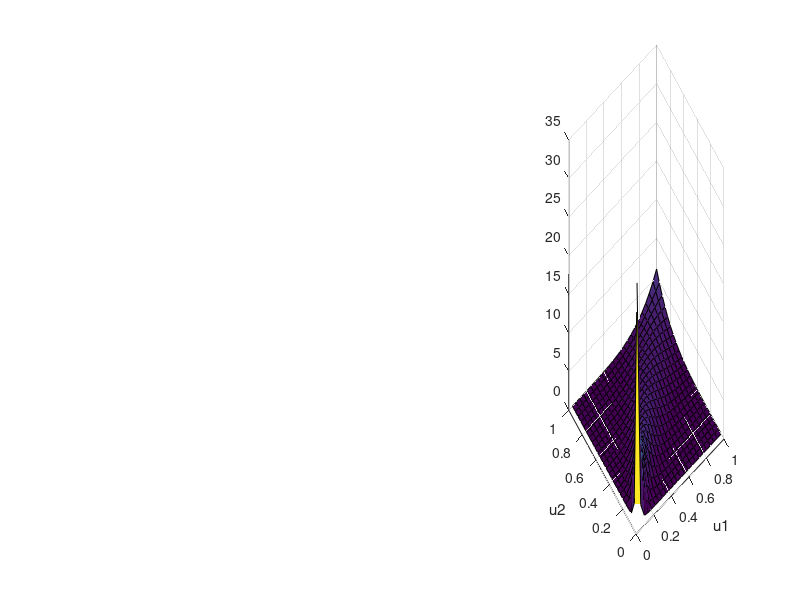

Write the MATLAB code that produced this figure. (Note: this script raises an error after producing the figure.)
% test script for empcopdens_betak
clear;
clc;

K = 25;

copulaType = 'Clayton';

u = linspace(0,1,K);
[U1,U2] = ndgrid(u);
c2 = copulapdf(copulaType, [U1(:) U2(:)],5);
c2 = reshape(c2, K,K);
h3 = subplot(1,3,3);
surf(U1,U2,c2);
xlabel('u1')
ylabel('u2')

X = copularnd(copulaType,5,1000);

h = .05;
[c1] = empcopdens_betak_v2(X(:,1), X(:,2), h, K);
h1 = subplot(1,3,1);
surf(U1,U2,c1);
xlabel('u1')
ylabel('u2')

c1 = empcopuladensity(X, h, K, 'betak');
h2 = subplot(1,3,2);
surf(U1,U2,c1);
xlabel('u1')
ylabel('u2')

mse = mean((c1(:)-c2(:)).^2);
fprintf('MSE = %f\n', mse);

hlink = linkprop([h1,h2,h3],{'CameraPosition','CameraUpVector'});
rotate3d on
%%
clear;
clc;

% Test the 3-D
h = 0.05;
K = 25;
M = 1000;
D = 3;
Rho = [1 .4 .2; .4 1 -.8; .2 -.8 1];
Z = mvnrnd([0 0 0], Rho, M);
U = normcdf(Z,0,1);

c1 = empcopuladensity(U, h, K, 'betak');

u = linspace(0,1,K);
[U1,U2,U3] = ndgrid(u);
c2 = copulapdf('Gaussian', [U1(:) U2(:) U3(:)],Rho);
c2 = reshape(c2, [K,K,K]);

% make sure we have our orientation properly by manually generating 2-D
% copula also
[UU1,UU2] = ndgrid(u);
c3_u1u2 = copulapdf('Gaussian', [UU1(:) UU2(:)], [1 0.4; 0.4 1]); c3_u1u2 = reshape(c3_u1u2,[K,K]);
c3_u2u3 = copulapdf('Gaussian', [UU1(:) UU2(:)], [1 -0.8; -0.8 1]); c3_u2u3 = reshape(c3_u2u3,[K,K]);
c3_u1u3 = copulapdf('Gaussian', [UU1(:) UU2(:)], [1 0.2; 0.2 1]); c3_u1u3 = reshape(c3_u1u3,[K,K]);

h1 = subplot(3,3,1);
surf(UU1,UU2,squeeze(sum(c1,3))); xlabel('u_1'); ylabel('u_2')
h2 = subplot(3,3,2);
surf(UU1,UU2,squeeze(sum(c1,2))); xlabel('u_1'); ylabel('u_3')
title('EMPCOPULADENSITY')
h3 = subplot(3,3,3);
surf(UU1,UU2,squeeze(sum(c1,1))); xlabel('u_2'); ylabel('u_3')

h4 = subplot(3,3,4);
surf(squeeze(sum(c2,3))); xlabel('u_1'); ylabel('u_2')
h5 = subplot(3,3,5);
surf(squeeze(sum(c2,2))); xlabel('u_1'); ylabel('u_3')
title('ACTUAL')
h6 = subplot(3,3,6);
surf(squeeze(sum(c2,1))); xlabel('u_2'); ylabel('u_3')

h7 = subplot(3,3,7);
surf(UU1,UU2,c3_u1u2); xlabel('u_1'); ylabel('u_2')
h8 = subplot(3,3,8);
surf(UU1,UU2,c3_u1u3); xlabel('u_1'); ylabel('u_3')
title('ACTUAL MARGINAL')
h9 = subplot(3,3,9);
surf(UU1,UU2,c3_u2u3); xlabel('u_2'); ylabel('u_3')


% mse = mean((c2(:)-c1(:)).^2);
% fprintf('MSE 3D = %f\n', mse);

% hlink = linkprop([h1,h2,h3,h7,h8,h9],{'CameraPosition','CameraUpVector'});
rotate3d on

%%
clear;
clc;

K = 25;
h = 0.05;

M = 1000;
D = 5;

% Generate samples from C1 (A,B,C) [Gaussian Copula]
Rho = [1 .4 .2; .4 1 -.8; .2 -.8 1];
Z = mvnrnd([0 0 0], Rho, M);
U_C1 = normcdf(Z,0,1);

% Generate samples from C2 (B,D) [Clayton Copula]
U_C2_1 = U_C1(:,2); c2_alpha = 1; p = rand(M,1);
U_C2_2 = U_C2_1.*(p.^(-c2_alpha./(1+c2_alpha)) - 1 + U_C2_1.^c2_alpha).^(-1./c2_alpha);
U_C2 = [U_C2_1 U_C2_2];

% Generate samples from C3 (C,E) [Clayton Copula]
U_C3_1 = U_C1(:,3); c3_alpha = 4; p = rand(M,1);
U_C3_2 = U_C3_1.*(p.^(-c3_alpha./(1+c3_alpha)) - 1 + U_C3_1.^c3_alpha).^(-1./c3_alpha);
U_C3 = [U_C3_1 U_C3_2];

U = [U_C1 U_C2(:,2) U_C3(:,2)];

X = [gaminv(U(:,1),2,1) ...
       betainv(U(:,2),2,2) ...
       unidinv(U(:,3),5) ...
       unidinv(U(:,4),3) ...
       norminv(U(:,5),0,1)];

X_vec = [continueRv(X(:,4)) X(:,2)];

numECDFPts = 100;
domain1 = linspace(min(X_vec(:,1)),max(X_vec(:,1)), numECDFPts);
F1 = ksdensity(X_vec(:,1),domain1 ,'function','cdf');
rvEmpObj1 = rvEmpiricalInfo(domain1, [], F1);
domain2 = linspace(min(X_vec(:,2)),max(X_vec(:,2)), numECDFPts);
F2 = ksdensity(X_vec(:,2),domain2 ,'function','cdf');
rvEmpObj2 = rvEmpiricalInfo(domain2, [], F2);

U_in = zeros(size(X_vec));
% create pseudo-observations
for ii=1:M
    U_in(ii,1) = rvEmpObj1.queryDistribution(X_vec(ii,1));
    U_in(ii,2) = rvEmpObj2.queryDistribution(X_vec(ii,2));
end


c1_ref = empcopuladensity(U_C2, h, K, 'betak');
c1_proper = empcopuladensity(U_in, h, K, 'betak');

u = linspace(0,1,K);
[U1,U2] = ndgrid(u);

h1 = subplot(1,2,1); surf(U1,U2,c1_ref); title('Reference')
h2 = subplot(1,2,2); surf(U1,U2,c1_proper); title('Estimated w/ KSDENSITY')
hlink = linkprop([h1,h2],{'CameraPosition','CameraUpVector'});
rotate3d on

%% Test empcopuladensity heuristically w/ discrete marginals & Gaussian Copula
clear;
clc;

M = 1000;
D = 2;

% Generate samples from C1 (A,B) [Gaussian Copula]
Rho = [1 -0.8; -0.8 1];
U = copularnd('Gaussian', Rho, M);

X = [unidinv(U(:,1),3) ...
     unidinv(U(:,2),4)];

% transform the data by dithering according to Michel, Denuit, Neslehova
X_xform = continueRv(X);

% generate pseudoobservations from X_xform
ecdfNumPts = 100;
FX_in = zeros(ecdfNumPts, D);
U_in = zeros(size(X_xform));
for jj=1:D
    domain = linspace(min(X_xform(:,jj)),max(X_xform(:,jj)),ecdfNumPts);
    FX_in(:,jj) = ksdensity(X_xform(:,jj), domain, 'function','cdf')';
    empInfoObj = rvEmpiricalInfo(domain, [], FX_in(:,jj));
    for kk=1:M
        U_in(kk,jj) = empInfoObj.queryDistribution(X_xform(kk,jj));
    end
end

% estimate the copula density
h = 0.05;
K = 25;
c = empcopuladensity(U_in, h, K, 'betak'); 

u = linspace(0,1,K);
[U1,U2] = ndgrid(u);
c_expect = copulapdf('Gaussian', [U1(:) U2(:)],Rho);
c_expect = reshape(c_expect,K,K);


h1 = subplot(1,2,1); surf(U1,U2,c_expect); grid on; title('Reference'); xlabel('U_1'); ylabel('U_2');
h2 = subplot(1,2,2); surf(U1,U2,c); grid on; title('Estimated'); xlabel('U_1'); ylabel('U_2');
linkprop([h1,h2],{'CameraPosition','CameraUpVector'}); rotate3d on;

%% Test empcopuladensity heuristically w/ discrete marginals & Gumbel Copula
clear;
clc;

M = 1000;
D = 2;

alpha = 9.5; copType = 'Clayton';
U = copularnd(copType, alpha, M);

X = [unidinv(U(:,1),3) ...
     unidinv(U(:,2),4)];

% transform the data by dithering according to Michel, Denuit, Neslehova
X_xform = continueRv(X);

% generate pseudoobservations from X_xform
ecdfNumPts = 100;
FX_in = zeros(ecdfNumPts, D);
U_in = zeros(size(X_xform));
for jj=1:D
    domain = linspace(min(X_xform(:,jj)),max(X_xform(:,jj)),ecdfNumPts);
    FX_in(:,jj) = ksdensity(X_xform(:,jj), domain, 'function','cdf')';
    empInfoObj = rvEmpiricalInfo(domain, [], FX_in(:,jj));
    for kk=1:M
        U_in(kk,jj) = empInfoObj.queryDistribution(X_xform(kk,jj));
    end
end

% estimate the copula density
h = 0.02;
K = 50;
c = empcopuladensity(U_in, h, K, 'betak');

[U1,U2] = ndgrid(linspace(0,1,K));
c_expect = copulapdf(copType, [U1(:) U2(:)],alpha);
c_expect = reshape(c_expect,K,K);

h1 = subplot(1,2,1); surf(U1,U2,c_expect); grid on; title('Reference'); xlabel('U_1'); ylabel('U_2');
h2 = subplot(1,2,2); surf(U1,U2,c); grid on; title('Estimated'); xlabel('U_1'); ylabel('U_2');
linkprop([h1,h2],{'CameraPosition','CameraUpVector'}); rotate3d on;

%% Test empcopuladensity heuristically w/ discrete marginals & Gumbel Copula
clear;
clc;

M = 1000;
D = 2;

Rho = [1 0.4; 0.4 1]; copType = 'Gaussian';
U = copularnd(copType, Rho, M);

X1 = unidinv(U(:,1),5);
X2 = unidinv(U(:,2),5);
X = [X1 X2];
 
[nn, ctrs] = hist3(X);
probMatrix = zeros(5,5);
probMatrix(1,1) = nn(1,1)/M; probMatrix(1,2) = nn(1,3)/M; probMatrix(1,3) = nn(1,6)/M; probMatrix(1,4) = nn(1,8)/M; probMatrix(1,5) = nn(1,10)/M;
probMatrix(2,1) = nn(3,1)/M; probMatrix(2,2) = nn(3,3)/M; probMatrix(2,3) = nn(3,6)/M; probMatrix(2,4) = nn(3,8)/M; probMatrix(2,5) = nn(3,10)/M;
probMatrix(3,1) = nn(6,1)/M; probMatrix(3,2) = nn(6,3)/M; probMatrix(3,3) = nn(6,6)/M; probMatrix(3,4) = nn(6,8)/M; probMatrix(3,5) = nn(6,10)/M;
probMatrix(4,1) = nn(8,1)/M; probMatrix(4,2) = nn(8,3)/M; probMatrix(4,3) = nn(8,6)/M; probMatrix(4,4) = nn(8,8)/M; probMatrix(4,5) = nn(8,10)/M;
probMatrix(5,1) = nn(10,1)/M; probMatrix(5,2) = nn(10,3)/M; probMatrix(5,3) = nn(10,6)/M; probMatrix(5,4) = nn(10,8)/M; probMatrix(5,5) = nn(10,10)/M;

X_xform = continueRv(X);

ecdfNumPts = 100;
FX_in = zeros(ecdfNumPts, D);
U_in = zeros(size(X_xform));
for jj=1:D
    domain = linspace(min(X_xform(:,jj)),max(X_xform(:,jj)),ecdfNumPts);
    FX_in(:,jj) = ksdensity(X_xform(:,jj), domain, 'function','cdf')';
    empInfoObj = rvEmpiricalInfo(domain, [], FX_in(:,jj));
    for kk=1:M
        U_in(kk,jj) = empInfoObj.queryDistribution(X_xform(kk,jj));
    end
end

% estimate the copula density
h = 0.02;
K = 25;
c_est = empcopuladensity(U_in, h, K, 'betak');

[U1,U2] = ndgrid(linspace(0,1,K));
c_actual = copulapdf(copType, [U1(:) U2(:)], Rho);
c_actual = reshape(c_actual,K,K);

h1 = subplot(1,3,1); hist3(X);                   title('Joint Distribution')
h2 = subplot(1,3,2); surf(U1,U2,c_est);          title('Estimated Copula')
h3 = subplot(1,3,3); surf(U1,U2,c_actual);       title('Actual Copula')
linkprop([h1,h2,h3],{'CameraPosition','CameraUpVector'}); rotate3d on;

% now, since we have the full PDF, we can compare how accurate hte
% estimated copula is to the true, with the definition: 
% c(u1,u2) = f(x1,x2)/[ f(x1) * f(x2) ]

[FX_in1, domain1] = ecdf(X1); FX_in1 = FX_in1(2:end); domain1 = domain1(2:end);
empInfoObj1 = rvEmpiricalInfo(domain1, [], FX_in1);

[FX_in2, domain2] = ecdf(X2); FX_in2 = FX_in2(2:end); domain2 = domain2(2:end);
empInfoObj2 = rvEmpiricalInfo(domain2, [], FX_in2);

for x1=1:5
    for x2=1:5
        f_val = probMatrix(x1,x2)/(0.33*0.33);  % f(x1,x2)/[f(x1)*f(x2)]
        u1 = empInfoObj1.queryDistribution(x1);
        u2 = empInfoObj2.queryDistribution(x2);
        if(abs(u1-1)<=.01)
            u1 = 0.99;
        elseif(abs(u1-.01)<=0.01)
            u1 = 0.01;
        end
        if(abs(u2-1)<=.01)
            u2 = 0.99;
        elseif(abs(u2-.01)<=0.01)
            u2 = 0.01;
        end
        u = [u1 u2];
        
        c_est_val = empcopula_val(c_est, u); 
        c_actual_val = copulapdf('Gaussian', u, Rho);
        
        f_val_mat(x1,x2) = f_val;
        c_est_mat(x1,x2) = c_est_val;
        c_actual_mat(x1,x2) = c_actual_val;
    end
end

f_val_mat
c_est_mat
c_actual_mat

est_err_mat = (f_val_mat-c_est_mat).^2
actual_err_mat = (f_val_mat-c_actual_mat).^2

%% Test empcopuladensity heuristically w/ discrete marginals & Gumbel Copula
clear;
clc;

M = 1000;
D = 2;

Rho = [1 0.4; 0.4 1]; copType = 'Gaussian';
U = copularnd(copType, Rho, M);

% Create a multivariate gaussian :) easy for testing
X = [norminv(U(:,1),0,1) ...
     norminv(U(:,2),0,1)];

ecdfNumPts = 100;
FX_in = zeros(ecdfNumPts, D);
U_in = zeros(size(X));
for jj=1:D
    domain = linspace(min(X(:,jj)),max(X(:,jj)),ecdfNumPts);
    FX_in(:,jj) = ksdensity(X(:,jj), domain, 'function','cdf')';
    empInfoObj = rvEmpiricalInfo(domain, [], FX_in(:,jj));
    for kk=1:M
        U_in(kk,jj) = empInfoObj.queryDistribution(X(kk,jj));
    end
end

% estimate the copula density
h = 0.01;
K = 50;
c_est = empcopuladensity(U_in, h, K, 'betak');

ii = 1;
for x1=-3:.1:3
    jj = 1;
    for x2=-3:.1:3
        f_val = mvnpdf([x1,x2], [0 0], Rho)/(normpdf(x1)*normpdf(x2)); u=[normcdf(x1) normcdf(x2)];
        c_est_val = empcopula_val(c_est, u); 
        c_actual_val = copulapdf('Gaussian', u, Rho);
        
        f_val_mat(ii,jj) = f_val;
        c_est_mat(ii,jj) = c_est_val;
        c_actual_mat(ii,jj) = c_actual_val;
        jj = jj + 1;
    end
    ii = ii + 1;
end

[U1,U2] = ndgrid(linspace(0,1,length(-3:.1:3)));

h1 = subplot(2,2,1); surf(U1,U2,f_val_mat); title('f calc'); xlabel('U_1'); ylabel('U_2')
h2 = subplot(2,2,2); surf(U1,U2,c_actual_mat); title('c actual'); xlabel('U_1'); ylabel('U_2')
h3 = subplot(2,2,3); surf(U1,U2,c_est_mat); title('c est'); xlabel('U_1'); ylabel('U_2')
h4 = subplot(2,2,4); surf(U1,U2,(c_est_mat-f_val_mat).^2); title('(c est - f calc)^2'); xlabel('U_1'); ylabel('U_2')
linkprop([h1,h2,h3,h4],{'CameraPosition','CameraUpVector'}); rotate3d on;
